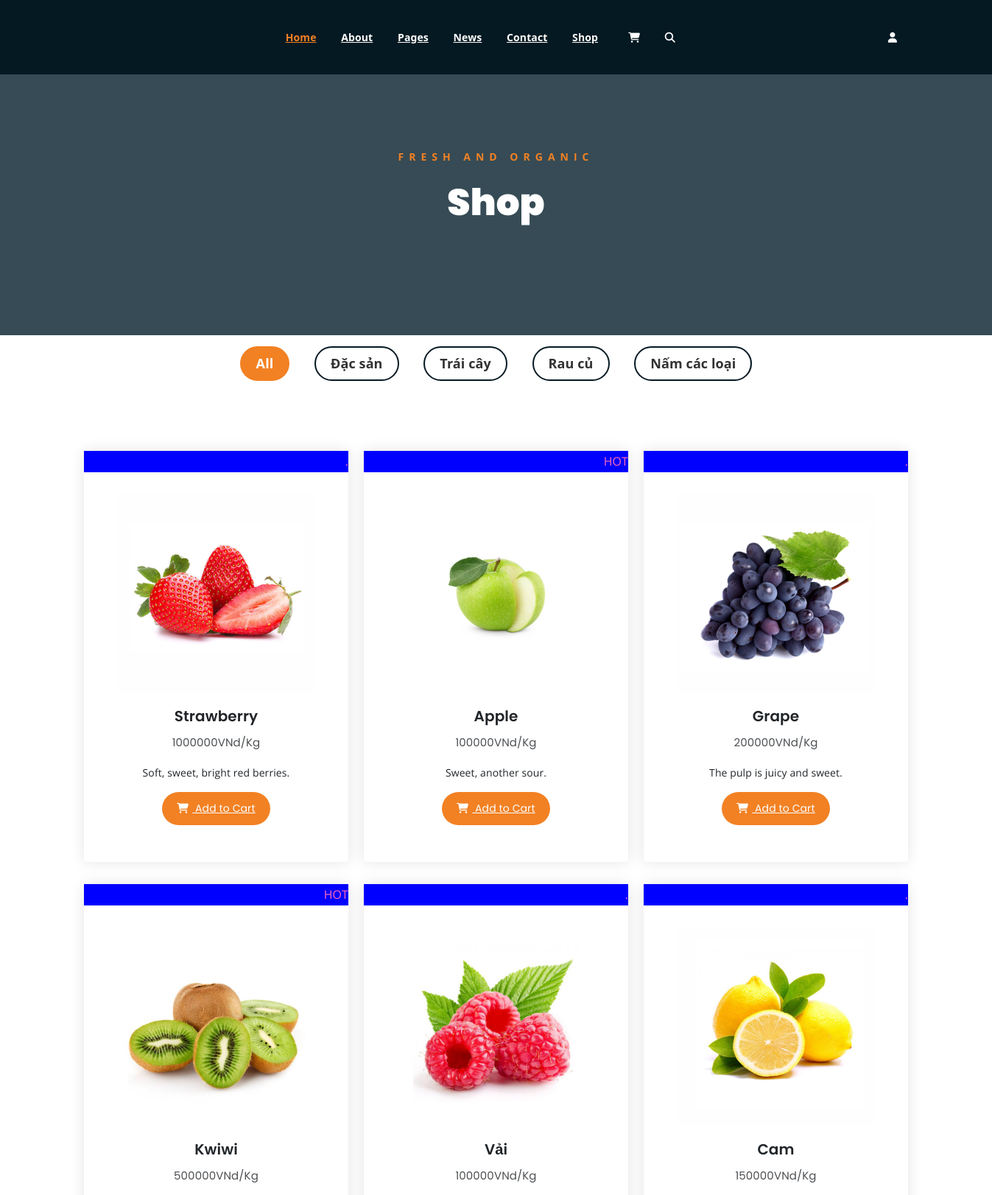
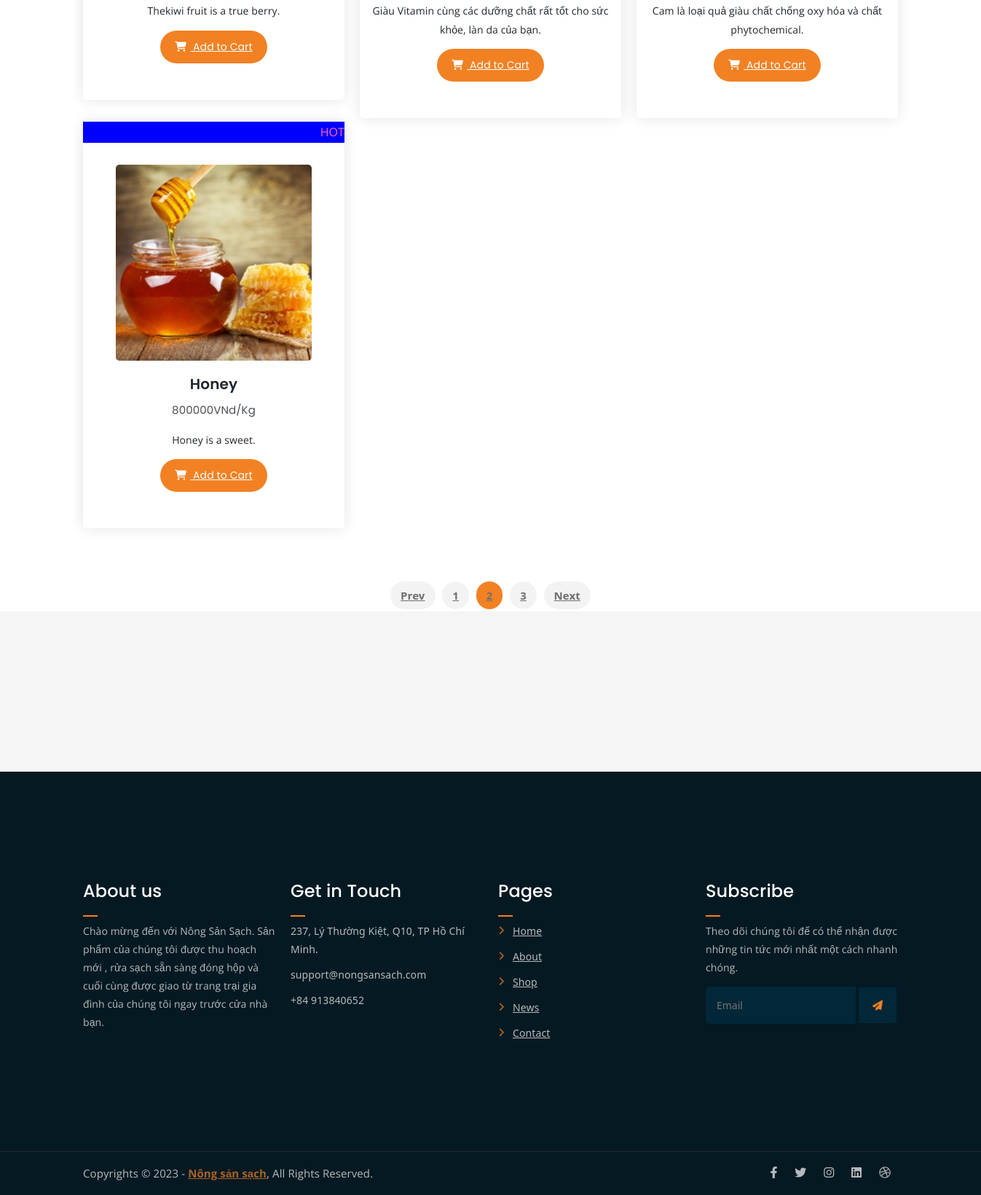
Page /shop on the committed database (2 pictures, top to bottom).
### tables this page shows
CREATE TABLE `tbl_danhmuc` (
  `id_danhmuc` int(2) NOT NULL,
  `name_danhmuc` varchar(50) NOT NULL,
  `uutien` tinyint(4) NOT NULL DEFAULT 0,
  `hienthi` tinyint(4) NOT NULL DEFAULT 1
);

CREATE TABLE `tbl_sanpham` (
  `sanpham_id` int(11) NOT NULL,
  `category_id` int(11) NOT NULL,
  `sanpham_name` varchar(255) NOT NULL,
  `sanpham_chitiet` text NOT NULL,
  `sanpham_mota` text NOT NULL,
  `sanpham_gia` varchar(100) NOT NULL,
  `sanpham_giakm` varchar(100) NOT NULL,
  `sanpham_active` int(11) NOT NULL,
  `sanpham_hot` int(11) NOT NULL,
  `sanpham_soluong` int(11) NOT NULL,
  `sanpham_img` varchar(100) NOT NULL
);

### core/Controller.php (called while the page is built, shortened)
<?php
    class Controller
    {
        function view( $view, $data = []) {
            require_once "./view/".$view.".php";
        }
    }
?>

### controller/Shop.php (called while the page is built)
<?php
    class Shop extends Controller
    {
        function default() {
            $this->view("shop");
        }
    }
?>

### core/App.php (called while the page is built, shortened)
<?php
class App{
    protected $action="default";
    function __construct(){
        $arr = $this->UrlProcess();
        if( file_exists("./controller/".$arr[0].".php") ){
            unset($arr[0]);
        }
        $this->controller = new $this->controller;
        $this->params = $arr?array_values($arr):[];
        call_user_func_array([$this->controller, $this->action], $this->params );
    }
    function UrlProcess(){
        if( isset($_GET["url"]) ){
            return explode("/", filter_var(trim($_GET["url"], "/")));
        }
    }
}
?>

### index.php (called while the page is built, shortened)
<?php
	require_once "./core/App.php";
	require_once "./core/Controller.php";
	$myApp =  new App();
?>

### view/product.php (the view, shortened to what this page needs)
<?php
    $conn = mysqli_connect('localhost', 'root', '', 'nongsanstore');
    $sql = "SELECT * FROM tbl_sanpham";
    $result = mysqli_query($conn, $sql);
?>
<div class="row product-lists">
    <?php foreach ($result as $row): ?>
    <div class="col-lg-4 col-md-6 text-center <?php  echo"producttype";echo $row['category_id'];?>">
            <div class="single-product-item">
                <div class="Hot">
                    <?php
                        if($row['sanpham_hot'] == 1)
                        {
                            echo "<p>HOT</p>";
                        } else {
                            echo "<p>.</p>";
                        }
                    ?>
                </div>
                <div class="product-image">
                    <a href="./singleproduct?act=sanpham&id='.$row['sanpham_id'].'"><img src="<?php  echo $row['sanpham_img']?>" alt=""></a>
                </div>
                <h3><?php  echo $row['sanpham_name']?>    </h3>
                <p class="product-price"><span><?php  echo $row['sanpham_gia']?>VNd/Kg</span> </p>
                <p> <?php  echo $row['sanpham_chitiet']?><p>
                <a href="./cart" class="cart-btn"><i class="fas fa-shopping-cart"></i> Add to Cart</a>
        </div>
    </div>
    <?php endforeach; ?>
</div>

### view/shop.php (shortened to what this page needs)
<?php
    $conn = mysqli_connect('localhost', 'root', '', 'nongsanstore');
    $sql = "SELECT * FROM tbl_danhmuc";
    $result = mysqli_query($conn, $sql);
?>
<!DOCTYPE html>
<html lang="en">
<?php
    require_once("./view/header.php");
?>
<body>
	<div class="breadcrumb-section breadcrumb-bg">
		<div class="container">
			<div class="row">
				<div class="col-lg-8 offset-lg-2 text-center">
					<div class="breadcrumb-text">
						<p>Fresh and Organic</p>
						<h1>Shop</h1>
					</div>
				</div>
			</div>
		</div>
	</div>
	<div class="product-section0">
		<div class="container">
            <div class="row">
                <div class="col-md-12">
                    <div class="product-filters">
                        <ul>
                            <li class="active" data-filter="*">All </li>
                            <?php foreach ($result as $row): ?>
                            <li data-filter = "<?php echo ".producttype";echo $row['id_danhmuc']?>" >
                                <?php echo $row['name_danhmuc'] ?></li>
                            <?php endforeach; ?>
                        </ul>
                    </div>
                </div>
            </div>
            <?php
                require_once("./view/product.php");
            ?>
            <div class="row">
				<div class="col-lg-12 text-center">
					<div class="pagination-wrap">
						<ul>
							<li><a href="#">Prev</a></li>
							<li><a href="#">1</a></li>
							<li><a class="active" href="#">2</a></li>
							<li><a href="#">3</a></li>
							<li><a href="#">Next</a></li>
						</ul>
					</div>
				</div>
			</div>
        </div>
    </div>
</body>
</html>
<?php
    require_once("./view/footer.php");
?>

### view/header.php (shortened to what this page needs)
<!DOCTYPE html>
<html lang="vn">
<head>
	<link rel="stylesheet" href="./asset/css/all.min.css">
	<link rel="stylesheet" href="./asset/css/owl.carousel.css">
	<link rel="stylesheet" href="./asset/css/magnific-popup.css">
	<link rel="stylesheet" href="./asset/css/animate.css">
	<link rel="stylesheet" href="./asset/css/meanmenu.min.css">
	<link rel="stylesheet" href="./asset/css/main.css">
	<link rel="stylesheet" href="./asset/css/responsive.css">
	<link rel="stylesheet" href="./asset/bootstrap/css/bootstrap.min.css">
	<link href="https://cdn.jsdelivr.net/npm/bootstrap@5.3.0-alpha2/dist/css/bootstrap.min.css" rel="stylesheet">
	<link rel="stylesheet" href="https://use.fontawesome.com/releases/v5.15.4/css/solid.css"/>
    <link rel="stylesheet" href="https://use.fontawesome.com/releases/v5.15.4/css/fontawesome.css"/>
    <link rel="stylesheet" href = "https://cdnjs.cloudflare.com/ajax/libs/font-awesome/6.4.0/css/all.min.css">
</head>
<body>
	<div class="top-header-area" id="sticker">
		<div class="container">
			<div class="row">
				<div class="col-lg-12 col-sm-12 text-center">
					<div class="main-menu-wrap">
						<nav class="main-menu">
							<ul>
								<li class="current-list-item"><a href="./home">Home</a>
								</li>
								<li><a href="about.html">About</a></li>
								<li><a href="#">Pages</a>
								</li>
								<li><a href="./news">News</a>
								</li>
								<li><a href="./contact">Contact</a></li>
								<li><a href="./shop">Shop</a>
								</li>
								<li><a class="shopping-cart" href="./cart"><i class="fas fa-shopping-cart"></i></a> </li>
								<li><a class="mobile-hide search-bar-icon" href="#"><i class="fas fa-search"></i></a></li>
								<li><a class="mobile-hide search-bar-icon" href="#"><i class="fa-solid fa-user"></i></a>
								</li>
							</ul>
						</nav>
					</div>
				</div>
			</div>
		</div>
	</div>
</body>
</html>

### view/footer.php (shortened to what this page needs)
<!DOCTYPE html>
<html lang="en">
<head>
</head>
<body>
		<div class="logo-carousel-section">
		<div class="container">
			<div class="row">
				<div class="col-lg-12">
					<div class="logo-carousel-inner">
						<div class="single-logo-item">
							<img src="./asset/img/company-logos/1.png" alt="">
						</div>
						<div class="single-logo-item">
							<img src="./asset/img/company-logos/2.png" alt="">
						</div>
						<div class="single-logo-item">
							<img src="./asset/img/company-logos/3.png" alt="">
						</div>
						<div class="single-logo-item">
							<img src="./asset/img/company-logos/4.png" alt="">
						</div>
					</div>
				</div>
			</div>
		</div>
	</div>
	<div class="footer-area">
		<div class="container">
			<div class="row">
				<div class="col-lg-3 col-md-6">
					<div class="footer-box about-widget">
						<h2 class="widget-title">About us</h2>
						<p>Chào mừng đến với Nông Sản Sạch. Sản phẩm của chúng tôi được thu hoạch mới
							, rửa sạch sẵn sàng đóng hộp và cuối cùng được giao từ trang trại gia đình của chúng
							tôi ngay trước cửa nhà bạn.
						</p>
					</div>
				</div>
				<div class="col-lg-3 col-md-6">
					<div class="footer-box get-in-touch">
						<h2 class="widget-title">Get in Touch</h2>
						<ul>
							<li>237, Lý Thường Kiệt, Q10, TP Hồ Chí Minh.</li>
							<li>support@nongsansach.com</li>
							<li>+84 913840652</li>
						</ul>
					</div>
				</div>
				<div class="col-lg-3 col-md-6">
					<div class="footer-box pages">
						<h2 class="widget-title">Pages</h2>
						<ul>
							<li><a href="index.html">Home</a></li>
							<li><a href="about.html">About</a></li>
							<li><a href="services.html">Shop</a></li>
							<li><a href="news.html">News</a></li>
							<li><a href="contact.html">Contact</a></li>
						</ul>
					</div>
				</div>
				<div class="col-lg-3 col-md-6">
					<div class="footer-box subscribe">
						<h2 class="widget-title">Subscribe</h2>
						<p>Theo dõi chúng tôi để có thể nhận được những tin tức mới nhất một cách nhanh chóng.</p>
						<form action="index.html">
							<input type="email" placeholder="Email">
							<button type="submit"><i class="fas fa-paper-plane"></i></button>
						</form>
					</div>
				</div>
			</div>
		</div>
	</div>
	<div class="copyright">
		<div class="container">
			<div class="row">
				<div class="col-lg-6 col-md-12">
					<p>Copyrights &copy; 2023 - <a href="https://nongsansach.com/">Nông sản sạch</a>,  All Rights Reserved.</p>
				</div>
				<div class="col-lg-6 text-right col-md-12">
					<div class="social-icons">
						<ul>
							<li><a href="https://nongsansach.com/" target="_blank"><i class="fab fa-facebook-f"></i></a></li>
							<li><a href="https://nongsansach.com/" target="_blank"><i class="fab fa-twitter"></i></a></li>
							<li><a href="https://nongsansach.com/" target="_blank"><i class="fab fa-instagram"></i></a></li>
							<li><a href="https://nongsansach.com/" target="_blank"><i class="fab fa-linkedin"></i></a></li>
							<li><a href="https://nongsansach.com/" target="_blank"><i class="fab fa-dribbble"></i></a></li>
						</ul>
					</div>
				</div>
			</div>
		</div>
	</div>
</body>
</html>

### view/header.php (style rules this page uses)
.top-header-area { background-color: #051922; color: #051922; }

### view/product.php (style rules this page uses)
.Hot>p { font-size: 16px; font-weight: 300px; text-align: right; color: hotpink; background-color:blue; }

### rows in the picture
tbl_danhmuc: name_danhmuc "Đặc sản"
tbl_danhmuc: name_danhmuc "Trái cây"
tbl_danhmuc: name_danhmuc "Rau củ"
tbl_danhmuc: name_danhmuc "Nấm các loại"
tbl_sanpham: sanpham_img (picture), sanpham_name "Strawberry", sanpham_gia "1000000", sanpham_chitiet "Soft, sweet, bright red berries."
tbl_sanpham: sanpham_hot "HOT", sanpham_img (picture), sanpham_name "Apple", sanpham_gia "100000", sanpham_chitiet "Sweet, another sour."
tbl_sanpham: sanpham_img (picture), sanpham_name "Grape", sanpham_gia "200000", sanpham_chitiet "The pulp is juicy and sweet."
tbl_sanpham: sanpham_hot "HOT", sanpham_img (picture), sanpham_name "Kwiwi", sanpham_gia "500000", sanpham_chitiet "Thekiwi fruit is a true berry."
tbl_sanpham: sanpham_img (picture), sanpham_name "Vải", sanpham_gia "100000", sanpham_chitiet "Giàu Vitamin cùng các dưỡng chất rất tốt cho sức khỏe, làn da của bạn."
tbl_sanpham: sanpham_img (picture), sanpham_name "Cam", sanpham_gia "150000", sanpham_chitiet "Cam là loại quả giàu chất chống oxy hóa và chất phytochemical."
tbl_sanpham: sanpham_hot "HOT", sanpham_img (picture), sanpham_name "Honey", sanpham_gia "800000", sanpham_chitiet "Honey is a sweet."
